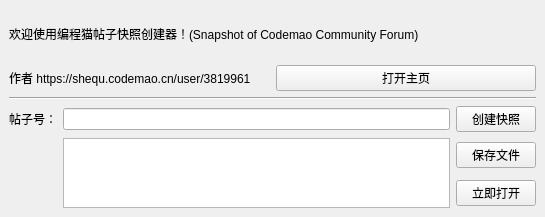
<?xml version="1.0" encoding="UTF-8"?>
<ui version="4.0">
 <class>SOCCF</class>
 <widget class="QMainWindow" name="SOCCF">
  <property name="geometry">
   <rect>
    <x>0</x>
    <y>0</y>
    <width>545</width>
    <height>217</height>
   </rect>
  </property>
  <property name="windowTitle">
   <string>Snapshot of Codemao Community Forum</string>
  </property>
  <widget class="QWidget" name="centralwidget">
   <layout class="QVBoxLayout" name="verticalLayout">
    <item>
     <layout class="QVBoxLayout" name="verticalLayout_2">
      <item>
       <widget class="QLabel" name="label_2">
        <property name="text">
         <string>欢迎使用编程猫帖子快照创建器！(Snapshot of Codemao Community Forum)</string>
        </property>
       </widget>
      </item>
      <item>
       <layout class="QHBoxLayout" name="horizontalLayout">
        <item>
         <widget class="QLabel" name="label">
          <property name="text">
           <string>作者 https://shequ.codemao.cn/user/3819961</string>
          </property>
         </widget>
        </item>
        <item>
         <widget class="QPushButton" name="pbtn_open_writer">
          <property name="text">
           <string>打开主页</string>
          </property>
         </widget>
        </item>
       </layout>
      </item>
     </layout>
    </item>
    <item>
     <widget class="Line" name="line">
      <property name="orientation">
       <enum>Qt::Horizontal</enum>
      </property>
     </widget>
    </item>
    <item>
     <layout class="QGridLayout" name="gridLayout">
      <item row="2" column="0">
       <widget class="QLabel" name="label_4">
        <property name="text">
         <string/>
        </property>
       </widget>
      </item>
      <item row="0" column="2">
       <widget class="QPushButton" name="fcr">
        <property name="text">
         <string>创建快照</string>
        </property>
       </widget>
      </item>
      <item row="0" column="0">
       <widget class="QLabel" name="label_3">
        <property name="text">
         <string>帖子号：</string>
        </property>
       </widget>
      </item>
      <item row="0" column="1">
       <widget class="QLineEdit" name="fid"/>
      </item>
      <item row="2" column="2">
       <widget class="QPushButton" name="fsa">
        <property name="text">
         <string>保存文件</string>
        </property>
       </widget>
      </item>
      <item row="3" column="2">
       <widget class="QPushButton" name="fop">
        <property name="text">
         <string>立即打开</string>
        </property>
       </widget>
      </item>
      <item row="2" column="1" rowspan="2">
       <widget class="QTextBrowser" name="fin"/>
      </item>
     </layout>
    </item>
   </layout>
  </widget>
 </widget>
 <resources/>
 <connections/>
</ui>
